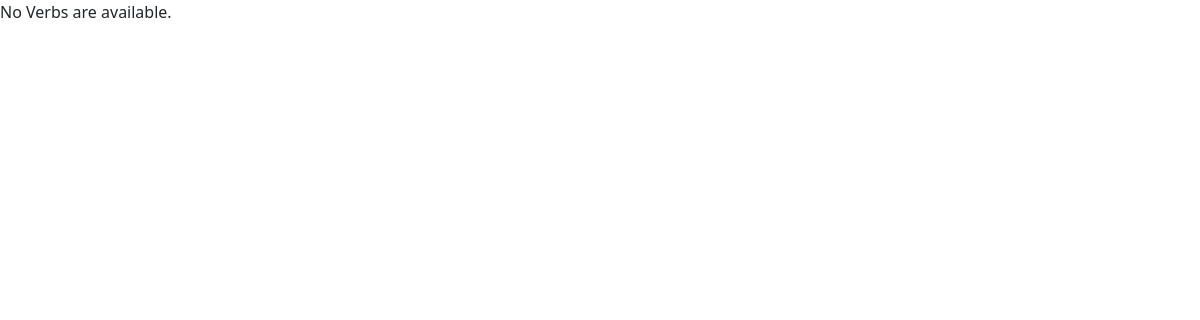
Page /verb/ on the earlier database version.
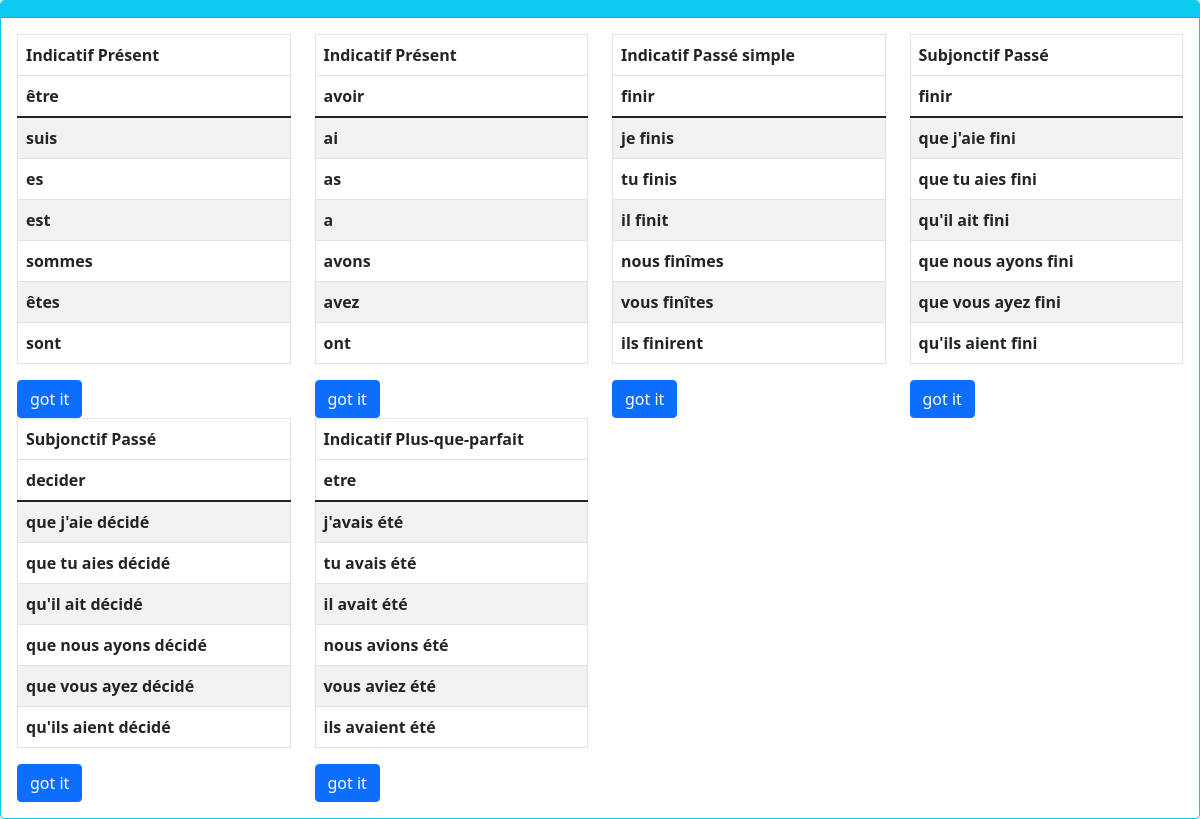
Same page on the later database version.
### verb/models.py (models this page shows, shortened)
class Conjugaison(models.Model):
    verb = models.ForeignKey('Verb', on_delete=models.CASCADE)
    state = models.PositiveSmallIntegerField()
    tense = models.ForeignKey('TenseCategory', on_delete=models.CASCADE)
    je = models.CharField(max_length=30, blank=True)
    tu = models.CharField(max_length=30, blank=True)
    il = models.CharField(max_length=30, blank=True)
    nous = models.CharField(max_length=30, blank=True)
    vous = models.CharField(max_length=30, blank=True)
    ils = models.CharField(max_length=30, blank=True)
    class Meta:
        constraints = [
            models.UniqueConstraint(fields=['verb', 'tense'], name='unique_conjugation')
        ]

class TenseCategory(models.Model):
    category = models.CharField(max_length=30)
    tense = models.CharField(max_length=30)

class Verb(models.Model):
    infinitive = models.CharField(primary_key=True, max_length=30)
    translation = models.CharField(max_length=50, blank=True)

### verb/views.py (the view)
# urls.py: path('verb/', views.verb, name='verb'),
def verb(request):
    vc_list = Conjugaison.objects.all()
    template = loader.get_template('verb.html')
    context = {
        'vc_list': vc_list,
    }
    return HttpResponse(template.render(context, request))

### verb/templates/verb.html (shortened to what this page needs)
<!DOCTYPE html>
<html lang="en">
<head>
    <link href="https://cdn.jsdelivr.net/npm/bootstrap@5.1.3/dist/css/bootstrap.min.css" rel="stylesheet">
</head>
<body>
    {% if vc_list %}
    <div class="card border-info">
        <h4 class="card-header bg-info text-white text-center"></h4>
        <div class="card-body">
            <div class="row">
                {% for vc in vc_list %}
                <div class="col-sm-6 col-md-6 col-xl-3">
                    <table class="table table-striped table-bordered table-hover">
                        <thead class="thead-dark">
                        <tr>
                            <th colspan="2">{{ vc.tense.category }} {{ vc.tense.tense }}</th>
                        </tr>
                        <tr>
                            <th colspan="2">{{ vc.verb.infinitive }} {{ vc.verb.translation }}</th>
                        </tr>
                        </thead>
                        <tbody>
                        <tr>
                            <th colspan="2">{{ vc.je }}</th>
                        </tr>
                        <tr>
                            <th colspan="2">{{ vc.tu }}</th>
                        </tr>
                        <tr>
                            <th colspan="2">{{ vc.il }}</th>
                        </tr>
                        <tr>
                            <th colspan="2">{{ vc.nous }}</th>
                        </tr>
                        <tr>
                            <th colspan="2">{{ vc.vous }}</th>
                        </tr>
                        <tr>
                            <th colspan="2">{{ vc.ils }}</th>
                        </tr>
                        </tbody>
                    </table>
                    <a href="#" class="btn btn-primary">got it</a>
                </div>
                {% endfor %}
                {% else %}
                    <p>No Verbs are available.</p>
                {% endif %}
            </div>
        </div>
    </div>
</body>
</html>

Differences in the rows shown:
added Conjugaison: tense.category "Indicatif", tense.tense "Présent", verb.infinitive "être", je "suis", tu "es", il "est", nous "sommes", vous "êtes", ils "sont"
added Conjugaison: tense.category "Indicatif", tense.tense "Présent", verb.infinitive "avoir", je "ai", tu "as", il "a", nous "avons", vous "avez", ils "ont"
added Conjugaison: tense.category "Indicatif", tense.tense "Passé simple", verb.infinitive "finir", je "je finis", tu "tu finis", il "il finit", nous "nous finîmes", vous "vous finîtes", ils "ils finirent"
added Conjugaison: tense.category "Subjonctif", tense.tense "Passé", verb.infinitive "finir", je "que j'aie fini", tu "que tu aies fini", il "qu'il ait fini", nous "que nous ayons fini", vous "que vous ayez fini", ils "qu'ils aient fini"
added Conjugaison: tense.category "Subjonctif", tense.tense "Passé", verb.infinitive "decider", je "que j'aie décidé", tu "que tu aies décidé", il "qu'il ait décidé", nous "que nous ayons décidé", vous "que vous ayez décidé", ils "qu'ils aient décidé"
added Conjugaison: tense.category "Indicatif", tense.tense "Plus-que-parfait", verb.infinitive "etre", je "j'avais été", tu "tu avais été", il "il avait été", nous "nous avions été", vous "vous aviez été", ils "ils avaient été"
Other differences:
text no longer shown: "No Verbs are available."
